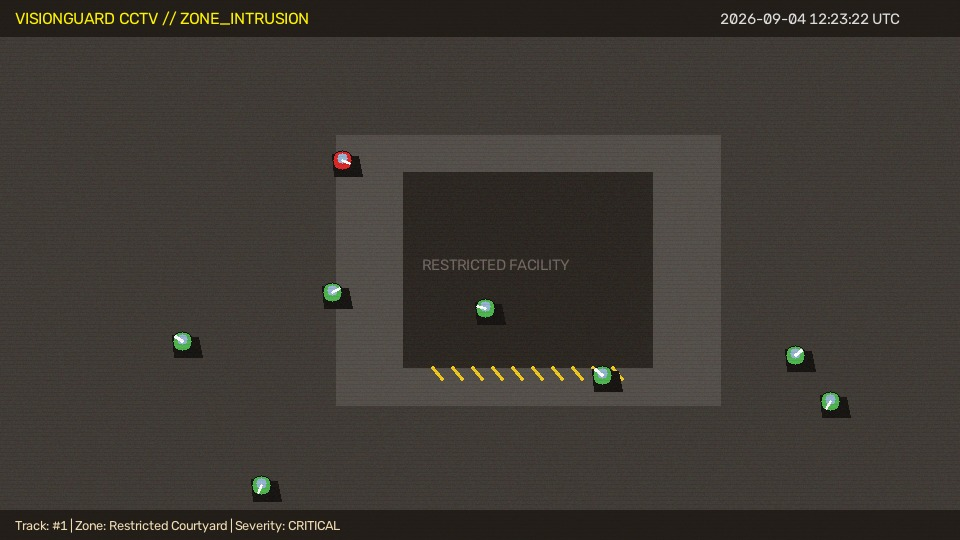
#> input picture media/snapshots/snap_20260904_122322_311.jpg, 960 x 540 px
$ python -i motion_detector.py   (imports and definitions only)
#> lines starting #> are read from the running program, lines starting #| are printed output that depends on the picture
#> further down, picture is the input picture: shape (540, 960, 3); mean B, G, R 51.6, 57, 61.7
"""
VisionGuard - CPU-Optimized Motion Detection & Heatmap Engine
Implements MOG2/KNN Background Subtraction, Shadow Suppression, Contour Analysis, and Thermal Heatmap.
"""

import cv2
import numpy as np
from typing import List, Tuple, Dict, Any, Optional


class MotionDetector:
    def __init__(self, history: int = 500, var_threshold: int = 25, detect_shadows: bool = True):
        self.history = history
        self.var_threshold = var_threshold
        self.detect_shadows = detect_shadows
        self.bg_subtractor = cv2.createBackgroundSubtractorMOG2(
            history=history,
            varThreshold=var_threshold,
            detectShadows=detect_shadows
        )
        self.kernel_open = cv2.getStructuringElement(cv2.MORPH_ELLIPSE, (3, 3))
        self.kernel_close = cv2.getStructuringElement(cv2.MORPH_RECT, (7, 7))
        self.kernel_dilate = cv2.getStructuringElement(cv2.MORPH_RECT, (5, 5))

        self.heatmap_matrix: Optional[np.ndarray] = None
        self.heatmap_decay: float = 0.94
        self.motion_intensity: float = 0.0
        self.motion_percentage: float = 0.0

    def update_parameters(self, sensitivity: int, min_area: int):
        # sensitivity 1-100 maps to varThreshold 60 down to 10
        self.var_threshold = int(60 - (sensitivity / 100.0) * 50)
        self.bg_subtractor.setVarThreshold(self.var_threshold)

    def process_frame(self, frame: np.ndarray, min_area: int = 600) -> Tuple[np.ndarray, List[Dict[str, Any]], np.ndarray]:
        """
        Processes a frame for motion detection.
        Returns:
            - fg_mask: cleaned binary foreground mask
            - motion_boxes: list of dicts with {'box': (x, y, w, h), 'centroid': (cx, cy), 'area': area}
            - colored_heatmap: 3-channel visual thermal heatmap
        """
#> called with min_area = 600
        h, w = frame.shape[:2]
#> h = 540; w = 960

        # Initialize or resize heatmap buffer
        if self.heatmap_matrix is None or self.heatmap_matrix.shape != (h, w):
            self.heatmap_matrix = np.zeros((h, w), dtype=np.float32)

        # 1. Apply Gaussian blur to reduce high-frequency sensor noise
        blurred = cv2.GaussianBlur(frame, (5, 5), 0)

        # 2. Compute background subtraction mask
        fg_mask_raw = self.bg_subtractor.apply(blurred)
#> fg_mask_raw: shape (540, 960); every value is 127

        # 3. Suppress shadows (shadow pixels have value 127 in OpenCV MOG2)
        if self.detect_shadows:
            _, fg_mask = cv2.threshold(fg_mask_raw, 200, 255, cv2.THRESH_BINARY)
#> fg_mask: shape (540, 960); every value is 0
        else:
            _, fg_mask = cv2.threshold(fg_mask_raw, 127, 255, cv2.THRESH_BINARY)

        # 4. Morphological operations to remove salt-and-pepper noise and connect broken blobs
        fg_mask = cv2.morphologyEx(fg_mask, cv2.MORPH_OPEN, self.kernel_open)
        fg_mask = cv2.morphologyEx(fg_mask, cv2.MORPH_CLOSE, self.kernel_close)
        fg_mask = cv2.dilate(fg_mask, self.kernel_dilate, iterations=2)

        # 5. Extract contours of moving objects
        contours, _ = cv2.findContours(fg_mask, cv2.RETR_EXTERNAL, cv2.CHAIN_APPROX_SIMPLE)
#> contours = []

        motion_boxes = []
        total_motion_pixels = 0

        for cnt in contours:
            area = cv2.contourArea(cnt)
            if area >= min_area:
                x, y, bw, bh = cv2.boundingRect(cnt)
                cx = x + bw // 2
                cy = y + bh // 2
                motion_boxes.append({
                    "box": (x, y, bw, bh),
                    "centroid": (cx, cy),
                    "area": float(area),
                    "contour": cnt
                })
                total_motion_pixels += area
#> this loop made 0 passes
#> after the loop, motion_boxes = []; total_motion_pixels = 0

        self.motion_percentage = min(100.0, (total_motion_pixels / (w * h)) * 100.0)
#> self.motion_percentage = 0
        self.motion_intensity = len(motion_boxes)
#> self.motion_intensity = 0

        # 6. Update cumulative motion heatmap
        # Add current binary mask to accumulation matrix with decay
        normalized_mask = (fg_mask > 0).astype(np.float32)
#> normalized_mask: shape (540, 960) float32; every value is 0
        self.heatmap_matrix = self.heatmap_matrix * self.heatmap_decay + normalized_mask * 0.25
        np.clip(self.heatmap_matrix, 0.0, 1.0, out=self.heatmap_matrix)

        # Convert heatmap to colored representation
        heat_u8 = (self.heatmap_matrix * 255).astype(np.uint8)
        colored_heatmap = cv2.applyColorMap(heat_u8, cv2.COLORMAP_TURBO)
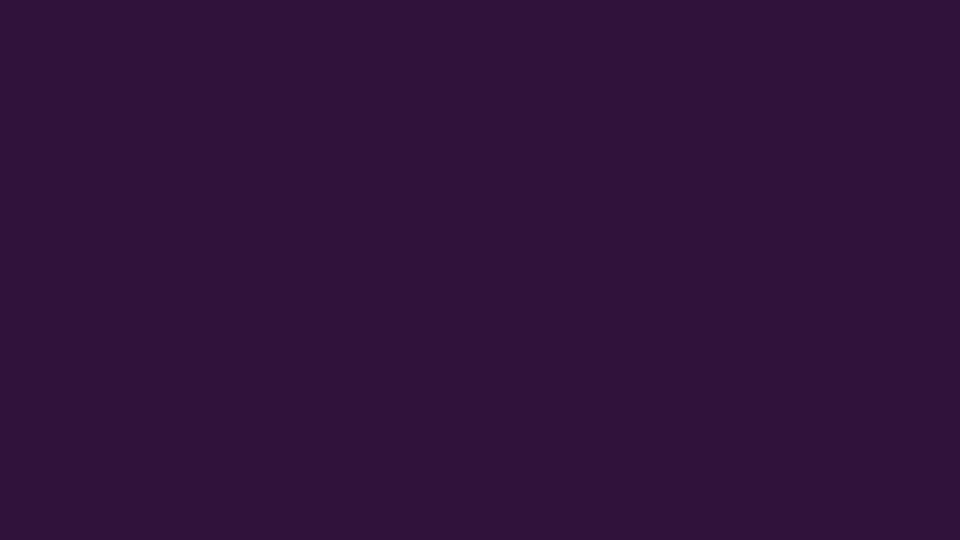
#> colored_heatmap: shape (540, 960, 3); mean B, G, R 59, 18, 48

        return fg_mask, motion_boxes, colored_heatmap

    def reset_history(self):
        self.bg_subtractor = cv2.createBackgroundSubtractorMOG2(
            history=self.history,
            varThreshold=self.var_threshold,
            detectShadows=self.detect_shadows
        )
        if self.heatmap_matrix is not None:
            self.heatmap_matrix.fill(0)

>>> import cv2
>>> picture = cv2.imread('../../media/snapshots/snap_20260904_122322_311.jpg')
>>> result = MotionDetector().process_frame(picture)
